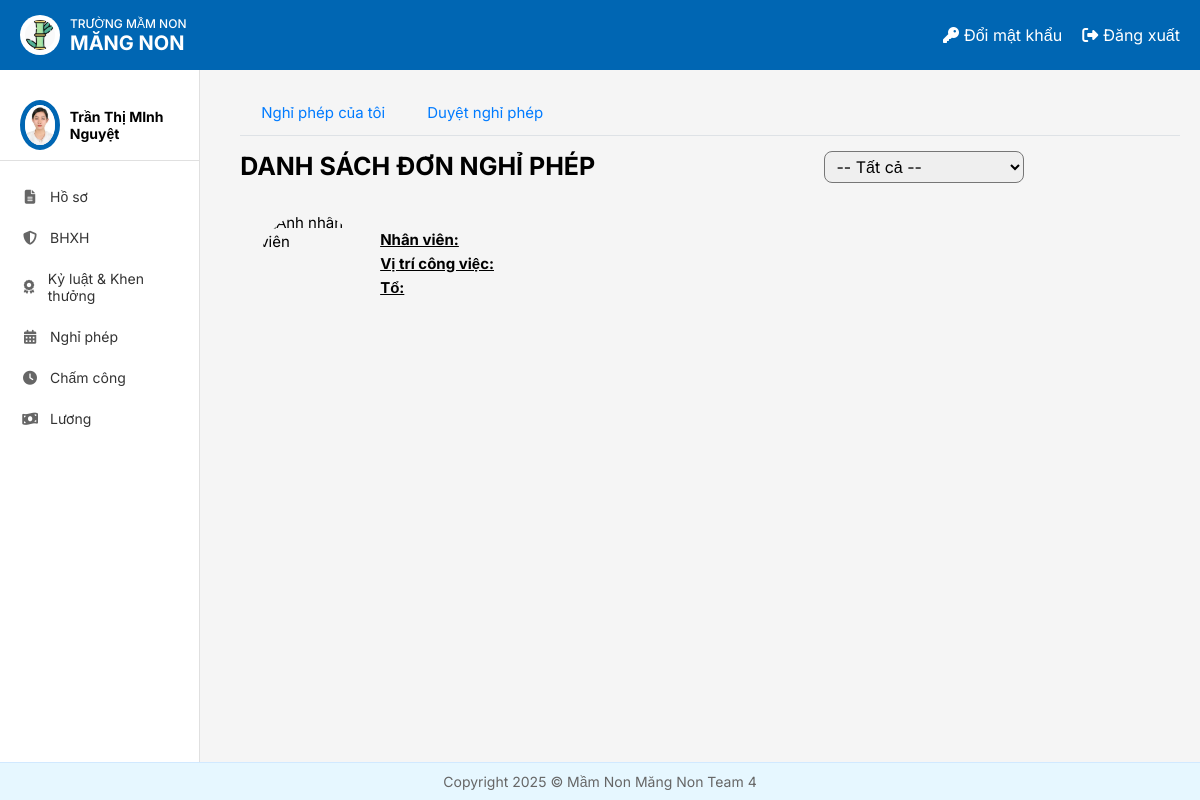
/home/admin/NghiPhepSearch/ (signed in), run on the app's committed database.
### HOME/models.py (models this page shows, shortened)
class NhanVien(models.Model):
 user = models.OneToOneField(User, on_delete=models.CASCADE, unique=True, null=False, related_name='nhanvien_home')
 ten_nv = models.CharField(max_length=100)
 anh_ca_nhan = models.ImageField(upload_to='nhanvien/', null=True, blank=True)
 gioi_tinh = models.CharField(max_length=10, choices=[('2', 'Nam'), ('1', 'Nữ')],default='1')
 ngay_sinh = models.DateField(null=True)
 vi_tri_cong_viec = models.CharField(max_length=100, blank=True, null=True)
 to_phong_ban = models.CharField(max_length=50, choices=TO_PHONG_BAN_CHOICES)
 trinh_do_hoc_van = models.CharField(max_length=50, choices=TRINH_DO_HOC_VAN_CHOICES)
 chuyen_nganh = models.CharField(max_length=100, null=True)
 noi_dao_tao = models.CharField(max_length=100)
 nam_tn = models.IntegerField(null=True)
 ngay_cap = models.DateField(null=True)
 noi_cap = models.CharField(max_length=100)
 dia_chi_tam_tru = models.TextField(null=True)
 chuc_vu = models.CharField(max_length=150, null=True)
 so_dien_thoai = models.CharField(
     max_length=10,
     unique=True)
 email = models.EmailField(unique=True, max_length=50, null=True)
 so_cccd = models.CharField(
     max_length=12,
     unique=True
 )
 phu_caps = models.ManyToManyField(PhuCap, through='PhuCapNhanVien',blank=True)
 class Meta:
     db_table = 'HOME_nhanvien'

### NghiPhep/views.py (the view, shortened to what this page needs)
# urls.py: path('home/admin/NghiPhepSearch/', NP_nv_search_admin,name='TimKiemNV' ),
def NP_nv_search_admin(request):
    nhan_vien = get_object_or_404(NhanVien, user=request.user)
    context = DS_NV_quan_ly(request, nhan_vien)
    nhan_vien_quan_ly = context['nhan_vien_quan_ly']
    nghiphep_list = {}
    search = ""
    form = SearchNVForm(request.GET or None)
    form.fields['nhan_vien'].queryset = nhan_vien_quan_ly
    context.update({
        'search_text': search,
        'nghiphep': nghiphep_list,
        'nhan_vien': nhan_vien,
        'nhan_vien_quan_ly': nhan_vien_quan_ly,
    })
    return render(request, "NghiPhep/search_admin.html", context)

### NghiPhep/views.py (called while the page is built)
def ThongTinNPYear(request, year):
    years = NghiPhep.objects.values_list('ngay_tao_don__year', flat=True).distinct().order_by('-ngay_tao_don__year')
    if year is None:
        year = now().year
    else:
        year = int(year)
    return {'year':year,
            'years': years}

### templates/NghiPhep/search_admin.html (shortened to what this page needs)
{% extends 'NghiPhep/NP_list_admin.html' %}
{% block titleNP %}
    <div class="titleNP" style="width: 90%" onclick="window.location.href='{% url 'DanhSachNP' %}'">DANH SÁCH ĐƠN NGHỈ PHÉP</div>
{% endblock %}
{% block profile %}
    <div class="info">
            <img src="{{ search_text.anh_ca_nhan }}" alt="Ảnh nhân viên"
                 style="width: 100px; height: 100px; object-fit: cover; border-radius: 50px;">
        <div style="display: flex; flex-direction: column; gap: 5px;  ">
            <span><strong>Nhân viên:</strong> {{ search_text }}</span>
            <span><strong>Vị trí công việc:</strong> {{ search_text.vi_tri_cong_viec }}</span>
            <span><strong>Tổ:</strong> {{ search_text.to_phong_ban }}</span>
        </div>
    </div>
{% endblock %}
{% block btnAdd %}
    <form class="form-search" action="{% url 'TimKiemNV' %}" style="width: 55%; display: flex; gap:10px">
        <select name="nhan_vien" id="nhan_vien" value="{{ request.GET.nhan_vien.ten_nv }}" style="width: 200px; padding: 4px 8px; border-radius: 8px; font-size: 16px;" onchange="this.form.submit()" >
            <option value="">-- Tất cả --</option>
          </select>
    </form>
{% endblock %}

### templates/home.html (shortened to what this page needs)
<!DOCTYPE html>
{% load static %}
<html lang="vi">
<head>
    <link rel="stylesheet" href="{% static 'css/style.css' %}">
    <link rel="stylesheet" href="https://cdnjs.cloudflare.com/ajax/libs/font-awesome/6.4.0/css/all.min.css">
</head>
<body>
    <div class="container">
        <header class="header">
            <div class="logo-container">
                <img src="{% static 'images/logo.jpg' %}" alt="Logo" class="logo-img">
                <div class="logo-text">
                    <div class="school-type">TRƯỜNG MẦM NON</div>
                    <div class="school-name"><b>MĂNG NON</b></div>
                </div>
            </div>
            <div class="header-actions">
                <a href="#" class="header-link">
                    <i class="fas fa-key"></i> Đổi mật khẩu
                </a>
                <a href="{% url 'logout' %}" class="header-link">
                    <i class="fas fa-sign-out-alt"></i> Đăng xuất
                </a>
            </div>
        </header>
        <div class="content">
            <aside class="sidebar">
                <div class="user-profile">
                    <div class="avatar">
                        <img src="{{ nhan_vien.anh_ca_nhan }}" alt="User Avatar">
                    </div>
                    <div class="user-info">
                        {% if request.user.is_authenticated %}
                            <div class="user-name">{{ nhan_vien.ten_nv }}</div>
                        {% endif %}
                    </div>
                </div>
                <nav class="sidebar-nav">
                    <a href="{% url 'NVXemHoSo' %}" class="nav-item"><i class="fas fa-file-alt"></i> Hồ sơ</a>
                    <a href="#" class="nav-item"><i class="fas fa-shield-alt"></i> BHXH</a>
                    <a href="#" class="nav-item"><i class="fas fa-award"></i> Kỷ luật & Khen thưởng</a>
                    <a href="{% url 'DanhSachNP_redirect' %}" class="nav-item"><i class="fas fa-calendar-alt"></i> Nghỉ phép</a>
                    <a href="{% url 'cham_cong' %}" class="nav-item"><i class="fas fa-clock"></i> Chấm công</a>
                    <a href="{% url 'chuyen_huong_luong' %}" class="nav-item"><i class="fas fa-money-bill-wave"></i> Lương</a>
                </nav>
            </aside>
            {% block page_background %}{% endblock %}
        </div>
        <footer class="footer">
            <p>Copyright 2025 © Mầm Non Măng Non Team 4</p>
        </footer>
    </div>
</body>
</html>

### static/css/style.css (style rules this page uses)
* { margin: 0; padding: 0; box-sizing: border-box; font-family: 'Inter', sans-serif; }
body { background-color: #f5f5f5; }
.container { display: flex; flex-direction: column; min-height: 100vh; }
.header { background-color: #0066b3; color: white; padding: 15px 20px; display: flex; justify-content: space-between; align-items: center; }
.logo-container { display: flex; align-items: center; }
.logo-img { width: 40px; height: 40px; margin-right: 10px; background-color: white; border-radius: 50%; padding: 5px; }
.logo-text { display: flex; flex-direction: column; }
.school-type { font-size: 12px; font-weight: 500; }
.school-name { font-size: 20px; font-weight: bold; }
.header-actions { display: flex; gap: 20px; }
.header-link { color: white; text-decoration: none; display: flex; align-items: center; gap: 5px; }
.content { display: flex; flex: 1; }
.sidebar { width: 240px; background-color: white; border-right: 1px solid #e0e0e0; padding: 20px 0; }
.user-profile { display: flex; align-items: center; padding: 10px 20px; border-bottom: 1px solid #e0e0e0; margin-bottom: 15px; }
.avatar { width: 50px; height: 50px; border-radius: 50%; overflow: hidden; margin-right: 10px; border: 5px solid #0066b3; }
.avatar img { width: 100%; height: 100%; object-fit: cover; }
.user-info { display: flex; flex-direction: column; }
.user-name { font-weight: bold; font-size: 14px; }
.sidebar-nav { display: flex; flex-direction: column; }
.nav-item { padding: 12px 20px; color: #333; text-decoration: none; display: flex; align-items: center; gap: 10px; font-size: 14px; transition: background-color 0.2s; }
.nav-item i { width: 20px; text-align: center; color: #666; }
.footer { background-color: #e6f7ff; padding: 10px 20px; text-align: center; color: #666; font-size: 14px; border-top: 1px solid #d1e9ff; margin-top: auto; z-index: 2; }

### static/css/NP_list.css (style rules this page uses)
.np-wrapper .titleNP { font-size: 25px; font-weight: bold; }
.info { display: flex; flex-direction: row !important; margin-top: -10px; gap: 20px; width: 40%; align-items: center; padding: 20px; border-radius: 15px; }
.info { display: flex; align-items: center; margin-bottom: 10px; }
.info span { font-weight: bold; text-decoration: underline; }

### templates/NghiPhep/search_admin.html (style rules this page uses)
.info { display: flex; flex-direction: row !important; margin-top: -10px; gap: 20px; width: 40%; align-items: center; padding: 20px; border-radius: 15px; }

### data on the page
NhanVien: anh_ca_nhan (picture), ten_nv "Trần Thị MInh Nguyệt"
